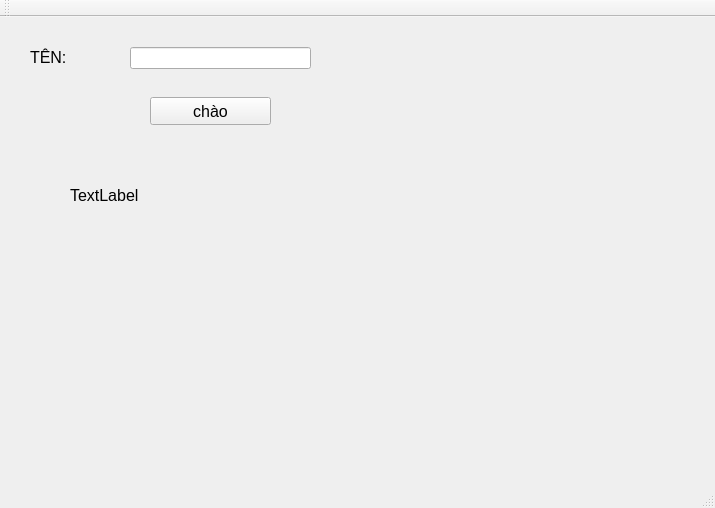
<?xml version="1.0" encoding="UTF-8"?>
<ui version="4.0">
 <class>MainWindow</class>
 <widget class="QMainWindow" name="MainWindow">
  <property name="geometry">
   <rect>
    <x>0</x>
    <y>0</y>
    <width>715</width>
    <height>508</height>
   </rect>
  </property>
  <property name="font">
   <font>
    <pointsize>12</pointsize>
   </font>
  </property>
  <property name="windowTitle">
   <string>MainWindow</string>
  </property>
  <widget class="QWidget" name="centralWidget">
   <widget class="QLabel" name="label">
    <property name="geometry">
     <rect>
      <x>30</x>
      <y>25</y>
      <width>41</width>
      <height>31</height>
     </rect>
    </property>
    <property name="text">
     <string>TÊN:</string>
    </property>
   </widget>
   <widget class="QPushButton" name="pushButton">
    <property name="geometry">
     <rect>
      <x>150</x>
      <y>80</y>
      <width>121</width>
      <height>28</height>
     </rect>
    </property>
    <property name="text">
     <string>chào</string>
    </property>
   </widget>
   <widget class="QLabel" name="label_2">
    <property name="geometry">
     <rect>
      <x>70</x>
      <y>170</y>
      <width>591</width>
      <height>16</height>
     </rect>
    </property>
    <property name="text">
     <string>TextLabel</string>
    </property>
   </widget>
   <widget class="QLineEdit" name="lineEdit">
    <property name="geometry">
     <rect>
      <x>130</x>
      <y>30</y>
      <width>181</width>
      <height>22</height>
     </rect>
    </property>
   </widget>
  </widget>
  <widget class="QMenuBar" name="menuBar">
   <property name="geometry">
    <rect>
     <x>0</x>
     <y>0</y>
     <width>715</width>
     <height>26</height>
    </rect>
   </property>
  </widget>
  <widget class="QToolBar" name="mainToolBar">
   <attribute name="toolBarArea">
    <enum>TopToolBarArea</enum>
   </attribute>
   <attribute name="toolBarBreak">
    <bool>false</bool>
   </attribute>
  </widget>
  <widget class="QStatusBar" name="statusBar"/>
 </widget>
 <layoutdefault spacing="6" margin="11"/>
 <resources/>
 <connections/>
</ui>
